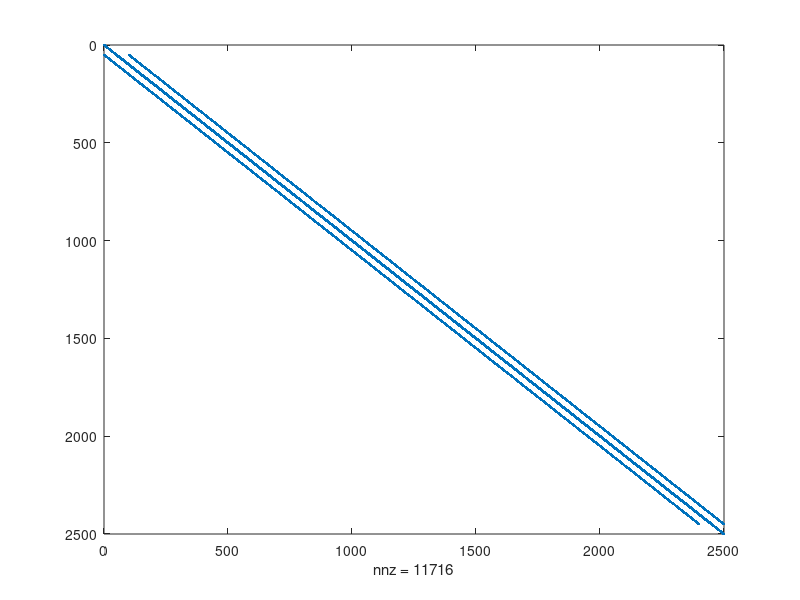
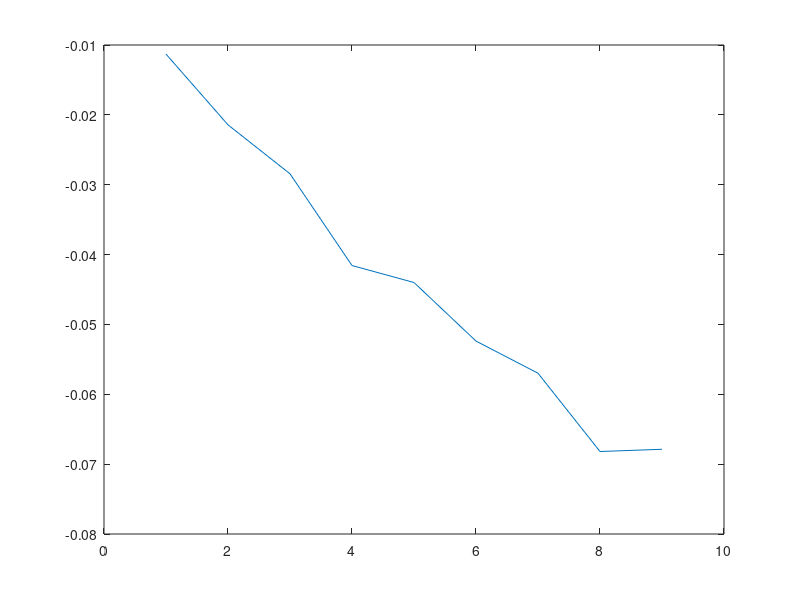
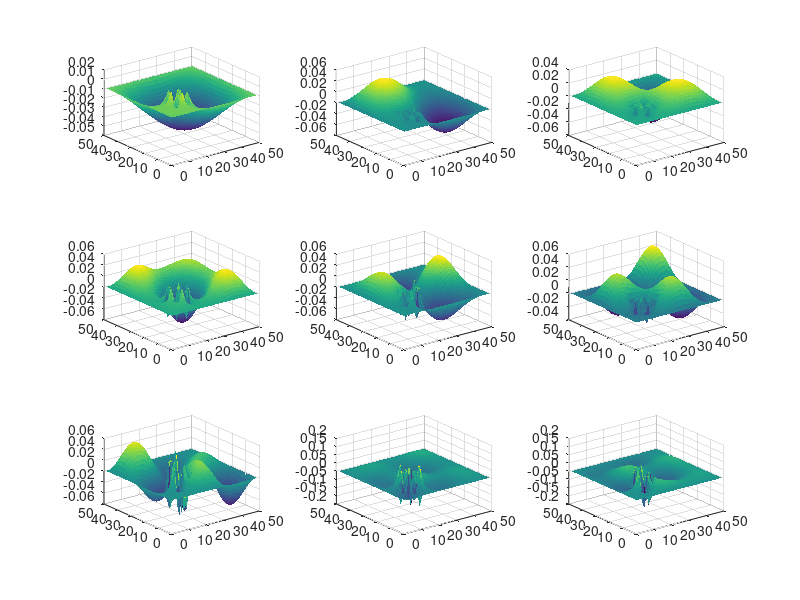

Write the MATLAB code that produced these figures, in order.
% Devan Harnett
% 100998173 

% ELEC 4700 Harmonic Wave Equation in 2D FD and Modes 

nx = 50; 
ny = 50; 

dx = 1;
dy = 1;
G = sparse(nx*ny,nx*ny); 

map = @(i,j) j + (i-1)*ny; 

for i=1:nx
    for j=1:ny
        n = map(i,j);
        nxm = map(i-1,j);
        nxp = map(i+1,j);
        nym = map(i,j-1);
        nyp = map(i,j+1);
        
        if (i == 1 || i == nx)
            G(n,n) = 1 / dx^2;
        elseif (j == 1 || j == ny)
            G(n,n) = 1 / dy^2;
            
        elseif (i > 10 & i <20 & j > 10 & j <20)
            G(n,n) = -1 / dx^2 + -1 / dy^2;
            G(n,nxm) = 1 / dx^2;
            G(n,nxp) = 1 / dx^2;
            G(n,nym) = 1 / dy^2;
            G(n,nyp) = 1 / dy^2;
        else
            G(n,n) = -2 / dx^2 + -2 / dy^2;
            G(n,nxm) = 1 / dx^2;
            G(n,nxp) = 1 / dx^2;
            G(n,nym) = 1 / dy^2;
            G(n,nyp) = 1 / dy^2;
        end
    end
end
figure(1)
spy(G)

[E,D] = eigs(G,9,'SM');

eigen = diag(D); 
figure(2) 
title 'eigenvalues'
plot(eigen)

PLOT = zeros(nx,ny,9);
for n=1:9
    for i=1:nx
        for j=1:ny
            PLOT(i,j,n) = E(map(i,j),n);
        end
    end
end

figure(3);
hold on;
for n=1:9
    subplot(3,3,n);
    surf(PLOT(:,:,n),'EdgeColor','none','LineStyle','none','FaceLighting','phong');
end